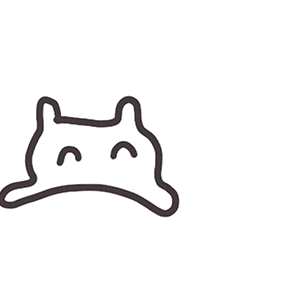
#> input picture news-widget/assets/yokozurashi.gif, 285 x 285 px
$ python make_frames.py
#> lines starting #> are read from the running program, lines starting #| are printed output that depends on the picture
#!/usr/bin/env python3
"""よこずらしのGIFを、ウィジェット用のコマ画像（透過PNG）に分ける。

assets/yokozurashi.gif の各コマについて、絵の外側の白だけを透過にする。
体の内側の白は残す（帯の色が透けないように）。絵そのものは変えない。
GIFを差し替えたら実行し直す。
"""
import os
from collections import deque
from PIL import Image

HERE = os.path.dirname(os.path.abspath(__file__))
SRC = os.path.join(HERE, "..", "assets", "yokozurashi.gif")
RES = os.path.join(HERE, "..", "app", "src", "main", "res", "drawable-nodpi")
LIGHT = 150   # これより明るい画素を「白」とみなして外側をたどる
FRINGE = 2    # 線のふちのぼかしを外側として扱う幅（画素）


def edge_barrier(lum, w, h):
    """絵がコマの端で切れているとき、切り口のあいだをふさぐ（内側へ漏れないように）。"""
    bar = bytearray(w * h)
    edges = (
        [(x, 0) for x in range(w)], [(x, h - 1) for x in range(w)],
        [(0, y) for y in range(h)], [(w - 1, y) for y in range(h)],
    )
    for edge in edges:
        dark = [k for k, (x, y) in enumerate(edge) if lum[y * w + x] < LIGHT]
        if dark:
            for x, y in edge[dark[0]:dark[-1] + 1]:
                bar[y * w + x] = 1
    return bar


def outside_mask(lum, w, h):
    seen = bytearray(w * h)
    bar = edge_barrier(lum, w, h)
    q = deque()
    for x in range(w):
        q.append((x, 0)); q.append((x, h - 1))
    for y in range(h):
        q.append((0, y)); q.append((w - 1, y))
    while q:
        x, y = q.popleft()
        if x < 0 or y < 0 or x >= w or y >= h:
            continue
        i = y * w + x
        if seen[i] or bar[i] or lum[i] < LIGHT:
            continue
        seen[i] = 1
        q.extend(((x + 1, y), (x - 1, y), (x, y + 1), (x, y - 1)))
    for _ in range(FRINGE):
        grown = bytearray(seen)
        for y in range(h):
            for x in range(w):
                if seen[y * w + x] or bar[y * w + x]:
                    continue
                for dx, dy in ((1, 0), (-1, 0), (0, 1), (0, -1)):
                    nx, ny = x + dx, y + dy
                    if 0 <= nx < w and 0 <= ny < h and seen[ny * w + nx]:
                        grown[y * w + x] = 1
                        break
        seen = grown
    return seen


def main():
    gif = Image.open(SRC)
#> gif is the input picture: PIL image 285x285 P; mean R, G, B, A 244.5, 244, 244.3, 41
    w, h = gif.size
#> w = 285; h = 285
    for n in range(gif.n_frames):
        gif.seek(n)
        rgb = gif.convert("RGB")
        lum = list(rgb.convert("L").tobytes())
        ink = min(lum)
        raw = rgb.tobytes()
        dark_i = lum.index(ink)
        ink_rgb = tuple(raw[dark_i * 3:dark_i * 3 + 3])
        out = outside_mask(lum, w, h)
        px = [tuple(raw[i * 3:i * 3 + 3]) + (255,) for i in range(w * h)]
        for i in range(w * h):
            if out[i]:
                a = int(round(255 * (255 - lum[i]) / max(1, 255 - ink)))
                px[i] = ink_rgb + (max(0, min(255, a)),)
        img = Image.new("RGBA", (w, h))
        img.putdata(px)
        path = os.path.join(RES, "yoko_frame_%d.png" % (n + 1))
        img.save(path)
        print("wrote", os.path.relpath(path, os.path.join(HERE, "..")))
#> this loop made 9 passes
#> dark_i on passes 1 to 9: 28255, 27764, 27764, 35754, 32338, 32423, 32912, 29854, 25442
#> pass 2, in main, `rgb = gif.convert("RGB")`:
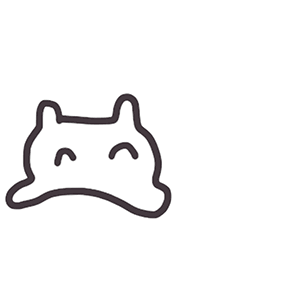
#> rgb: PIL image 285x285 RGB; mean R, G, B 245.1, 244.6, 244.9
#> after the loop:
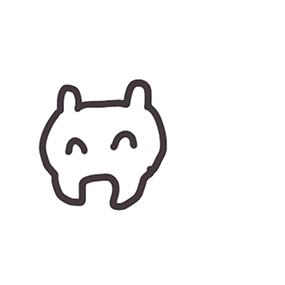
#> gif: PIL image 285x285 RGBA; mean R, G, B, A 245.7, 245.2, 245.5, 38.6; transparent parts drawn white


if __name__ == "__main__":
    main()
